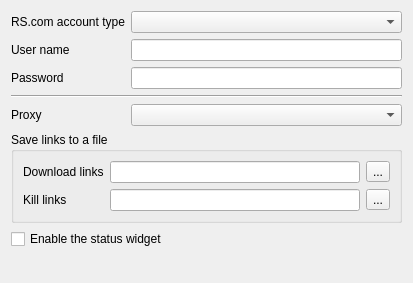
<ui version="4.0" >
 <class>RapidshareOptsForm</class>
 <widget class="QWidget" name="RapidshareOptsForm" >
  <property name="geometry" >
   <rect>
    <x>0</x>
    <y>0</y>
    <width>413</width>
    <height>283</height>
   </rect>
  </property>
  <property name="windowTitle" >
   <string>RapidShare.com</string>
  </property>
  <layout class="QGridLayout" >
   <item row="0" column="0" >
    <widget class="QLabel" name="label" >
     <property name="text" >
      <string>RS.com account type</string>
     </property>
    </widget>
   </item>
   <item row="0" column="1" >
    <widget class="QComboBox" name="comboAccount" />
   </item>
   <item row="1" column="0" >
    <widget class="QLabel" name="label_2" >
     <property name="text" >
      <string>User name</string>
     </property>
    </widget>
   </item>
   <item row="1" column="1" >
    <widget class="QLineEdit" name="lineUsername" />
   </item>
   <item row="2" column="0" >
    <widget class="QLabel" name="label_3" >
     <property name="text" >
      <string>Password</string>
     </property>
    </widget>
   </item>
   <item row="2" column="1" >
    <widget class="QLineEdit" name="linePassword" >
     <property name="echoMode" >
      <enum>QLineEdit::Password</enum>
     </property>
    </widget>
   </item>
   <item row="3" column="0" colspan="2" >
    <widget class="Line" name="line" >
     <property name="orientation" >
      <enum>Qt::Horizontal</enum>
     </property>
    </widget>
   </item>
   <item row="4" column="0" >
    <widget class="QLabel" name="label_4" >
     <property name="text" >
      <string>Proxy</string>
     </property>
    </widget>
   </item>
   <item row="4" column="1" >
    <widget class="QComboBox" name="comboProxy" />
   </item>
   <item row="5" column="0" colspan="2" >
    <widget class="QGroupBox" name="groupLinks" >
     <property name="title" >
      <string>Save links to a file</string>
     </property>
     <layout class="QGridLayout" >
      <item row="0" column="0" >
       <widget class="QLabel" name="label_5" >
        <property name="text" >
         <string>Download links</string>
        </property>
       </widget>
      </item>
      <item row="0" column="1" >
       <widget class="QLineEdit" name="lineLinksDownload" />
      </item>
      <item row="0" column="2" >
       <widget class="QToolButton" name="toolDownload" >
        <property name="text" >
         <string>...</string>
        </property>
       </widget>
      </item>
      <item row="1" column="0" >
       <widget class="QLabel" name="label_6" >
        <property name="text" >
         <string>Kill links</string>
        </property>
       </widget>
      </item>
      <item row="1" column="1" >
       <widget class="QLineEdit" name="lineLinksKill" />
      </item>
      <item row="1" column="2" >
       <widget class="QToolButton" name="toolKill" >
        <property name="text" >
         <string>...</string>
        </property>
       </widget>
      </item>
     </layout>
    </widget>
   </item>
   <item row="7" column="1" >
    <spacer>
     <property name="orientation" >
      <enum>Qt::Vertical</enum>
     </property>
     <property name="sizeHint" stdset="0" >
      <size>
       <width>16</width>
       <height>21</height>
      </size>
     </property>
    </spacer>
   </item>
   <item row="6" column="0" colspan="2" >
    <widget class="QCheckBox" name="checkStatus" >
     <property name="text" >
      <string>Enable the status widget</string>
     </property>
    </widget>
   </item>
  </layout>
 </widget>
 <resources>
  <include location="../../gfx/resources.qrc" />
 </resources>
 <connections/>
</ui>
